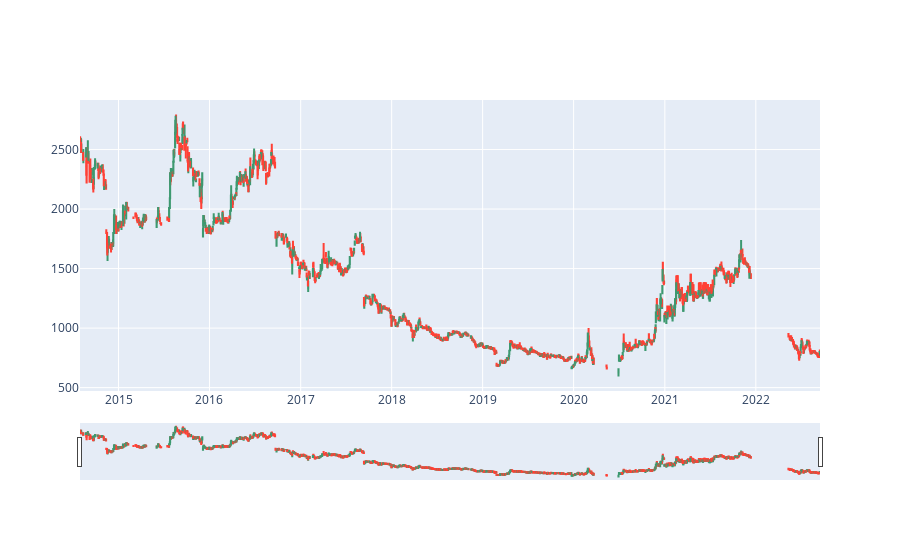

The cell this chart's notebook holds for it:
### Code cell
import plotly.graph_objects as go

import pandas as pd
from datetime import datetime

df=pd.read_excel(r'''C:\Users\HP\Downloads\final_final_final.xlsx''')

fig = go.Figure(data=[go.Candlestick(x=df['date'],
                open=df['open'],
                high=df['high'],
                low=df['low'],
                close=df['LTP'])])

fig.show()

### Figure 1 — Plotly figure (JSON) as saved in the notebook; plotly's stock layout.template omitted (floating-point values rounded to 4 significant figures; data arrays with more than 128 entries replaced by an {"elided": "..."} marker saying what was removed)
{"data": [{"close": {"elided": "1752 float values"}, "high": {"elided": "1752 float values"}, "low": {"elided": "1752 float values"}, "open": {"elided": "1752 float values"}, "type": "candlestick", "x": {"elided": "1752 str values"}}], "layout": {}}
